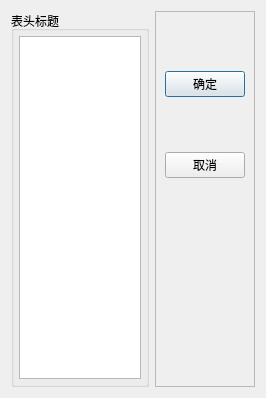
<?xml version="1.0" encoding="UTF-8"?>
<ui version="4.0">
 <class>qwdialogheaders</class>
 <widget class="QDialog" name="qwdialogheaders">
  <property name="geometry">
   <rect>
    <x>0</x>
    <y>0</y>
    <width>266</width>
    <height>398</height>
   </rect>
  </property>
  <property name="windowTitle">
   <string>Dialog</string>
  </property>
  <layout class="QGridLayout" name="gridLayout">
   <item row="0" column="0">
    <layout class="QHBoxLayout" name="horizontalLayout">
     <item>
      <widget class="QGroupBox" name="groupBox">
       <property name="title">
        <string>表头标题</string>
       </property>
       <layout class="QVBoxLayout" name="verticalLayout">
        <property name="spacing">
         <number>4</number>
        </property>
        <property name="leftMargin">
         <number>5</number>
        </property>
        <property name="topMargin">
         <number>5</number>
        </property>
        <property name="rightMargin">
         <number>5</number>
        </property>
        <property name="bottomMargin">
         <number>5</number>
        </property>
        <item>
         <widget class="QListView" name="listView"/>
        </item>
       </layout>
      </widget>
     </item>
     <item>
      <widget class="QFrame" name="frame">
       <property name="frameShape">
        <enum>QFrame::StyledPanel</enum>
       </property>
       <property name="frameShadow">
        <enum>QFrame::Raised</enum>
       </property>
       <layout class="QVBoxLayout" name="verticalLayout_2">
        <item>
         <spacer name="verticalSpacer_4">
          <property name="orientation">
           <enum>Qt::Vertical</enum>
          </property>
          <property name="sizeHint" stdset="0">
           <size>
            <width>20</width>
            <height>40</height>
           </size>
          </property>
         </spacer>
        </item>
        <item>
         <widget class="QPushButton" name="btnOK">
          <property name="text">
           <string>确定</string>
          </property>
          <property name="icon">
           <iconset>
            <normaloff>:/images/images/704.bmp</normaloff>:/images/images/704.bmp</iconset>
          </property>
         </widget>
        </item>
        <item>
         <spacer name="verticalSpacer_2">
          <property name="orientation">
           <enum>Qt::Vertical</enum>
          </property>
          <property name="sizeHint" stdset="0">
           <size>
            <width>20</width>
            <height>40</height>
           </size>
          </property>
         </spacer>
        </item>
        <item>
         <widget class="QPushButton" name="btnCancel">
          <property name="text">
           <string>取消</string>
          </property>
          <property name="icon">
           <iconset>
            <normaloff>:/images/images/706.bmp</normaloff>:/images/images/706.bmp</iconset>
          </property>
         </widget>
        </item>
        <item>
         <spacer name="verticalSpacer">
          <property name="orientation">
           <enum>Qt::Vertical</enum>
          </property>
          <property name="sizeHint" stdset="0">
           <size>
            <width>20</width>
            <height>28</height>
           </size>
          </property>
         </spacer>
        </item>
        <item>
         <spacer name="verticalSpacer_6">
          <property name="orientation">
           <enum>Qt::Vertical</enum>
          </property>
          <property name="sizeHint" stdset="0">
           <size>
            <width>20</width>
            <height>40</height>
           </size>
          </property>
         </spacer>
        </item>
        <item>
         <spacer name="verticalSpacer_5">
          <property name="orientation">
           <enum>Qt::Vertical</enum>
          </property>
          <property name="sizeHint" stdset="0">
           <size>
            <width>20</width>
            <height>40</height>
           </size>
          </property>
         </spacer>
        </item>
        <item>
         <spacer name="verticalSpacer_3">
          <property name="orientation">
           <enum>Qt::Vertical</enum>
          </property>
          <property name="sizeHint" stdset="0">
           <size>
            <width>20</width>
            <height>40</height>
           </size>
          </property>
         </spacer>
        </item>
       </layout>
      </widget>
     </item>
    </layout>
   </item>
  </layout>
 </widget>
 <resources/>
 <connections>
  <connection>
   <sender>btnOK</sender>
   <signal>clicked()</signal>
   <receiver>qwdialogheaders</receiver>
   <slot>accept()</slot>
   <hints>
    <hint type="sourcelabel">
     <x>208</x>
     <y>82</y>
    </hint>
    <hint type="destinationlabel">
     <x>132</x>
     <y>198</y>
    </hint>
   </hints>
  </connection>
  <connection>
   <sender>btnCancel</sender>
   <signal>clicked()</signal>
   <receiver>qwdialogheaders</receiver>
   <slot>reject()</slot>
   <hints>
    <hint type="sourcelabel">
     <x>208</x>
     <y>162</y>
    </hint>
    <hint type="destinationlabel">
     <x>132</x>
     <y>198</y>
    </hint>
   </hints>
  </connection>
 </connections>
</ui>
